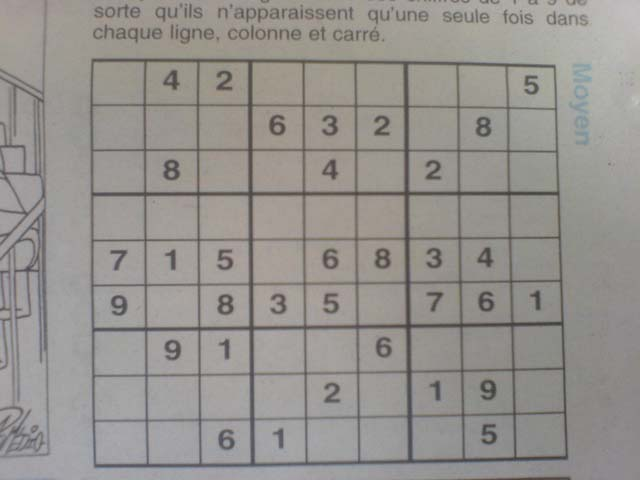
#> input picture images/image10.jpg, 640 x 480 px
$ python -i SudokuExtractor.py   (imports and definitions only)   (older library calls are emulated)
#> lines starting #> are read from the running program, lines starting #| are printed output that depends on the picture; after the words box and inside, x2 and y2 are one past the last pixel; in counts of white or black regions, pixels touching at a corner belong together
import numpy as np
import cv2
import operator
import numpy as np
from matplotlib import pyplot as plt
import warnings


# [8 lines left out: function plot_many_images, not called in this run]


def show_image(img):
    """Shows an image until any key is pressed"""
# [6 lines of commented-out code are left out]
    return img


def show_digits(digits, colour=255):
    """Shows list of 81 extracted digits in a grid format"""
    rows = []
    with_border = [cv2.copyMakeBorder(img.copy(), 1, 1, 1, 1, cv2.BORDER_CONSTANT, None, colour) for img in digits]
    for i in range(9):
        row = np.concatenate(with_border[i * 9:((i + 1) * 9)], axis=1)
        rows.append(row)
    img = show_image(np.concatenate(rows))
    return img


# [41 lines left out: functions convert_when_colour, display_points, display_rects, display_contours, not called in this run]


def pre_process_image(img, skip_dilate=False):
	"""Uses a blurring function, adaptive thresholding and dilation to expose the main features of an image."""

	# Gaussian blur with a kernal size (height, width) of 9.
	# Note that kernal sizes must be positive and odd and the kernel must be square.
	proc = cv2.GaussianBlur(img.copy(), (9, 9), 0)

	# Adaptive threshold using 11 nearest neighbour pixels
	proc = cv2.adaptiveThreshold(proc, 255, cv2.ADAPTIVE_THRESH_GAUSSIAN_C, cv2.THRESH_BINARY, 11, 2)

	# Invert colours, so gridlines have non-zero pixel values.
	# Necessary to dilate the image, otherwise will look like erosion instead.
	proc = cv2.bitwise_not(proc, proc)

	if not skip_dilate:
		# Dilate the image to increase the size of the grid lines.
		kernel = np.array([[0., 1., 0.], [1., 1., 1.], [0., 1., 0.]],np.uint8)
		proc = cv2.dilate(proc, kernel)

	return proc


def find_corners_of_largest_polygon(img):
	"""Finds the 4 extreme corners of the largest contour in the image."""
	opencv_version = cv2.__version__.split('.')[0]
	if opencv_version == '3':
		_, contours, h = cv2.findContours(img.copy(), cv2.RETR_EXTERNAL, cv2.CHAIN_APPROX_SIMPLE)  # Find contours
	else:
		contours, h = cv2.findContours(img.copy(), cv2.RETR_EXTERNAL, cv2.CHAIN_APPROX_SIMPLE)  # Find contours
	contours = sorted(contours, key=cv2.contourArea, reverse=True)  # Sort by area, descending
	polygon = contours[0]  # Largest image

	# Use of `operator.itemgetter` with `max` and `min` allows us to get the index of the point
	# Each point is an array of 1 coordinate, hence the [0] getter, then [0] or [1] used to get x and y respectively.

	# Bottom-right point has the largest (x + y) value
	# Top-left has point smallest (x + y) value
	# Bottom-left point has smallest (x - y) value
	# Top-right point has largest (x - y) value
	bottom_right, _ = max(enumerate([pt[0][0] + pt[0][1] for pt in polygon]), key=operator.itemgetter(1))
	top_left, _ = min(enumerate([pt[0][0] + pt[0][1] for pt in polygon]), key=operator.itemgetter(1))
	bottom_left, _ = min(enumerate([pt[0][0] - pt[0][1] for pt in polygon]), key=operator.itemgetter(1))
	top_right, _ = max(enumerate([pt[0][0] - pt[0][1] for pt in polygon]), key=operator.itemgetter(1))

	# Return an array of all 4 points using the indices
	# Each point is in its own array of one coordinate
	return [polygon[top_left][0], polygon[top_right][0], polygon[bottom_right][0], polygon[bottom_left][0]]


def distance_between(p1, p2):
	"""Returns the scalar distance between two points"""
	a = p2[0] - p1[0]
	b = p2[1] - p1[1]
	return np.sqrt((a ** 2) + (b ** 2))


def crop_and_warp(img, crop_rect):
	"""Crops and warps a rectangular section from an image into a square of similar size."""

	# Rectangle described by top left, top right, bottom right and bottom left points
	top_left, top_right, bottom_right, bottom_left = crop_rect[0], crop_rect[1], crop_rect[2], crop_rect[3]

	# Explicitly set the data type to float32 or `getPerspectiveTransform` will throw an error
	src = np.array([top_left, top_right, bottom_right, bottom_left], dtype='float32')

	# Get the longest side in the rectangle
	side = max([
		distance_between(bottom_right, top_right),
		distance_between(top_left, bottom_left),
		distance_between(bottom_right, bottom_left),
		distance_between(top_left, top_right)
	])

	# Describe a square with side of the calculated length, this is the new perspective we want to warp to
	dst = np.array([[0, 0], [side - 1, 0], [side - 1, side - 1], [0, side - 1]], dtype='float32')

	# Gets the transformation matrix for skewing the image to fit a square by comparing the 4 before and after points
	m = cv2.getPerspectiveTransform(src, dst)

	# Performs the transformation on the original image
	return cv2.warpPerspective(img, m, (int(side), int(side)))


def infer_grid(img):
	"""Infers 81 cell grid from a square image."""
	squares = []
	side = img.shape[:1]
	side = side[0] / 9

	# Note that we swap j and i here so the rectangles are stored in the list reading left-right instead of top-down.
	for j in range(9):
		for i in range(9):
			p1 = (i * side, j * side)  # Top left corner of a bounding box
			p2 = ((i + 1) * side, (j + 1) * side)  # Bottom right corner of bounding box
			squares.append((p1, p2))
	return squares


def cut_from_rect(img, rect):
	"""Cuts a rectangle from an image using the top left and bottom right points."""
	return img[int(rect[0][1]):int(rect[1][1]), int(rect[0][0]):int(rect[1][0])]


def scale_and_centre(img, size, margin=0, background=0):
	"""Scales and centres an image onto a new background square."""
	h, w = img.shape[:2]

	def centre_pad(length):
		"""Handles centering for a given length that may be odd or even."""
		if length % 2 == 0:
			side1 = int((size - length) / 2)
			side2 = side1
		else:
			side1 = int((size - length) / 2)
			side2 = side1 + 1
		return side1, side2

	def scale(r, x):
		return int(r * x)

	if h > w:
		t_pad = int(margin / 2)
		b_pad = t_pad
		ratio = (size - margin) / h
		w, h = scale(ratio, w), scale(ratio, h)
		l_pad, r_pad = centre_pad(w)
	else:
		l_pad = int(margin / 2)
		r_pad = l_pad
		ratio = (size - margin) / w
		w, h = scale(ratio, w), scale(ratio, h)
		t_pad, b_pad = centre_pad(h)

	img = cv2.resize(img, (w, h))
	img = cv2.copyMakeBorder(img, t_pad, b_pad, l_pad, r_pad, cv2.BORDER_CONSTANT, None, background)
	return cv2.resize(img, (size, size))


def find_largest_feature(inp_img, scan_tl=None, scan_br=None):
	"""
	Uses the fact the `floodFill` function returns a bounding box of the area it filled to find the biggest
	connected pixel structure in the image. Fills this structure in white, reducing the rest to black.
	"""
	img = inp_img.copy()  # Copy the image, leaving the original untouched
	height, width = img.shape[:2]

	max_area = 0
	seed_point = (None, None)

	if scan_tl is None:
		scan_tl = [0, 0]

	if scan_br is None:
		scan_br = [width, height]

	# Loop through the image
	for x in range(scan_tl[0], scan_br[0]):
		for y in range(scan_tl[1], scan_br[1]):
			# Only operate on light or white squares
			if img.item(y, x) == 255 and x < width and y < height:  # Note that .item() appears to take input as y, x
				area = cv2.floodFill(img, None, (x, y), 64)
				if area[0] > max_area:  # Gets the maximum bound area which should be the grid
					max_area = area[0]
					seed_point = (x, y)

	# Colour everything grey (compensates for features outside of our middle scanning range
	for x in range(width):
		for y in range(height):
			if img.item(y, x) == 255 and x < width and y < height:
				cv2.floodFill(img, None, (x, y), 64)

	mask = np.zeros((height + 2, width + 2), np.uint8)  # Mask that is 2 pixels bigger than the image

	# Highlight the main feature
	if all([p is not None for p in seed_point]):
		cv2.floodFill(img, mask, seed_point, 255)

	top, bottom, left, right = height, 0, width, 0

	for x in range(width):
		for y in range(height):
			if img.item(y, x) == 64:  # Hide anything that isn't the main feature
				cv2.floodFill(img, mask, (x, y), 0)

			# Find the bounding parameters
			if img.item(y, x) == 255:
				top = y if y < top else top
				bottom = y if y > bottom else bottom
				left = x if x < left else left
				right = x if x > right else right

	bbox = [[left, top], [right, bottom]]
	return img, np.array(bbox, dtype='float32'), seed_point


def extract_digit(img, rect, size):
	"""Extracts a digit (if one exists) from a Sudoku square."""

	digit = cut_from_rect(img, rect)  # Get the digit box from the whole square

	# Use fill feature finding to get the largest feature in middle of the box
	# Margin used to define an area in the middle we would expect to find a pixel belonging to the digit
	h, w = digit.shape[:2]
	margin = int(np.mean([h, w]) / 2.5)
	_, bbox, seed = find_largest_feature(digit, [margin, margin], [w - margin, h - margin])
	digit = cut_from_rect(digit, bbox)

	# Scale and pad the digit so that it fits a square of the digit size we're using for machine learning
	w = bbox[1][0] - bbox[0][0]
	h = bbox[1][1] - bbox[0][1]

	# Ignore any small bounding boxes
	if w > 0 and h > 0 and (w * h) > 100 and len(digit) > 0:
		return scale_and_centre(digit, size, 4)
	else:
		return np.zeros((size, size), np.uint8)


def get_digits(img, squares, size):
    """Extracts digits from their cells and builds an array"""
    digits = []
    img = pre_process_image(img.copy(), skip_dilate=True)
#    cv2.imshow('img', img)
    for square in squares:
        digits.append(extract_digit(img, square, size))
    return digits


def parse_grid(path):
#> called with path = 'images/image10.jpg'
    original = cv2.imread(path, cv2.IMREAD_GRAYSCALE)
    processed = pre_process_image(original)
#> in pre_process_image, `proc = cv2.adaptiveThreshold(proc, 255, cv2.ADAPTIVE_THRESH_GAUSSIAN_C..`:
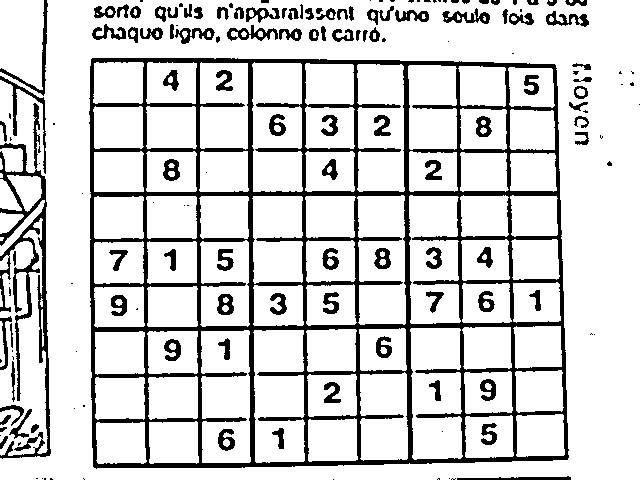
#> proc: shape (480, 640); 83.1% white; 162 black regions (61 under 20 px), largest, box (x1, y1, x2, y2) and area: (89, 58, 569, 469) 33386, (0, 103, 51, 459) 4172, (0, 76, 46, 174) 505
#> in pre_process_image, `proc = cv2.dilate(proc, kernel)`:
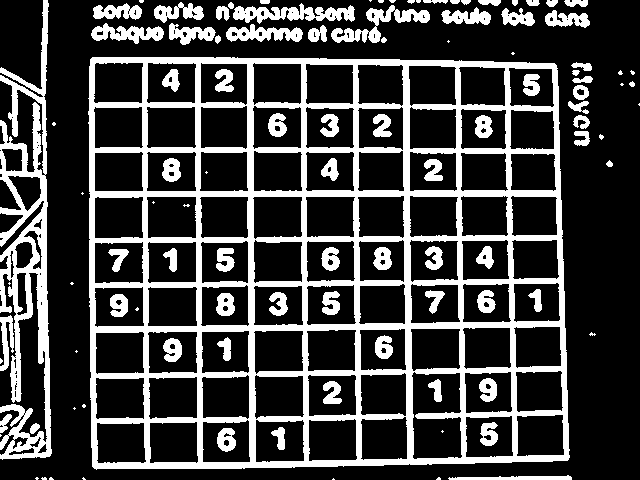
#> proc: shape (480, 640); 25.4% white; 106 white regions (33 under 20 px)

#    cv2.namedWindow('processed',cv2.WINDOW_AUTOSIZE)
#    processed_img = cv2.resize(processed, (500, 500))          # Resize image
#    cv2.imshow('processed', processed_img)

    corners = find_corners_of_largest_polygon(processed)
#> in find_corners_of_largest_polygon, `contours, h = cv2.findContours(img.copy(), cv2.RETR_EXTERNAL, cv2.CHAI..`: contours = 68 contours, 31 with area under 20; largest, box (x1, y1, x2, y2) and area: (88, 57, 570, 470) 192140, (0, 0, 52, 460) 10091, (233, 3, 355, 24) 1154, (331, 5, 430, 43) 1021, (226, 24, 303, 42) 757; h = 68 rows, first 6: [1, -1, -1, -1], [2, 0, -1, -1], [3, 1, -1, -1], [4, 2, -1, -1], [5, 3, -1, -1], [6, 4, -1, -1]
#> in find_corners_of_largest_polygon, `polygon = contours[0]`: polygon = contour of 168 points, box (x1, y1, x2, y2) (88, 57, 570, 470), area 192140
#> in find_corners_of_largest_polygon, `bottom_right, _ = max(enumerate([pt[0][0] + pt[0][1] for pt in polygon..`: bottom_right = 81
#> in find_corners_of_largest_polygon, `top_left, _ = min(enumerate([pt[0][0] + pt[0][1] for pt in polygon]), ..`: top_left = 0
#> in find_corners_of_largest_polygon, `bottom_left, _ = min(enumerate([pt[0][0] - pt[0][1] for pt in polygon]..`: bottom_left = 44
#> in find_corners_of_largest_polygon, `top_right, _ = max(enumerate([pt[0][0] - pt[0][1] for pt in polygon]),..`: top_right = 133
#> corners = [[92, 57], [556, 65], [567, 460], [92, 466]]
    cropped = crop_and_warp(original, corners)
#> in crop_and_warp, `top_left, top_right, bottom_right, bottom_left = crop_rect[0], crop_re..`: top_left = [92, 57]; top_right = [556, 65]; bottom_right = [567, 460]; bottom_left = [92, 466]
#> in crop_and_warp, `src = np.array([top_left, top_right, bottom_right, bottom_left], dtype..`: src = [[92, 57], [556, 65], [567, 460], [92, 466]]
#> in distance_between, `a = p2[0] - p1[0]`: a = -11
#> in distance_between, `b = p2[1] - p1[1]`: b = -395
#> in crop_and_warp, `side = max([ distance_between(bottom_right, top_right), distance_betwe..`: side = 475
#> in crop_and_warp, `dst = np.array([[0, 0], [side - 1, 0], [side - 1, side - 1], [0, side ..`: dst = [[0, 0], [474, 0], [474, 474], [0, 474]]
#> in crop_and_warp, `m = cv2.getPerspectiveTransform(src, dst)`: m = [[0.984, 2.04e-17, -90.5], [-0.0204, 1.18, -65.58], [-7.38e-05, 5.98e-05, 1]]
#> in crop_and_warp, `return cv2.warpPerspective(img, m, (int(side), int(side)))`:
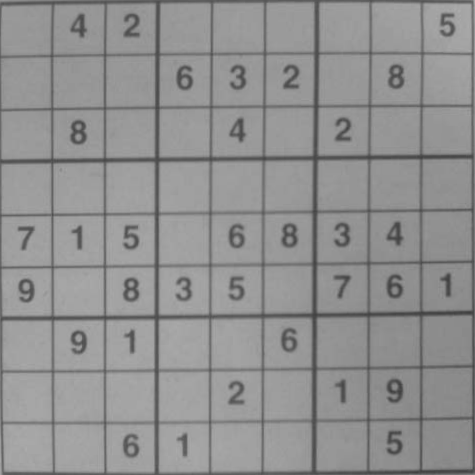
#> returned value: shape (475, 475); min 62, max 172, mean 144.3

#    cv2.namedWindow('cropped',cv2.WINDOW_AUTOSIZE)
#    cropped_img = cv2.resize(cropped, (500, 500))              # Resize image
#    cv2.imshow('cropped', cropped_img)

    squares = infer_grid(cropped)
#> squares = 81 items
#    print(squares)
    digits = get_digits(cropped, squares, 28)
#> call 2 of pre_process_image, with skip_dilate = True
#> in pre_process_image (call 2), `proc = cv2.adaptiveThreshold(proc, 255, cv2.ADAPTIVE_THRESH_GAUSSIAN_C..`:
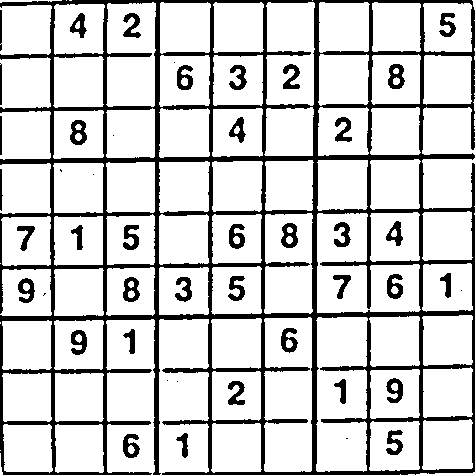
#> proc: shape (475, 475); 81.2% white; 47 black regions (9 under 20 px), largest, box (x1, y1, x2, y2) and area: (0, 0, 475, 475) 34672, (281, 223, 298, 248) 265, (388, 64, 405, 89) 264
#> the loop in get_digits, `for square in squares:` made 81 passes
#> (square, margin in extract_digit) on passes 1, 4, 5, 6, 7, 8, 10: (((0, 0), (52.78, 52.78)), 20), (((158.3, 0), (211.1, 52.78)), 21), (((211.1, 0), (263.9, 52.78)), 20), (((263.9, 0), (316.7, 52.78)), 21), (((316.7, 0), (369.4, 52.78)), 21), (((369.4, 0), (422.2, 52.78)), 21), (((0, 52.78), (52.78, 105.6)), 21)
#> pass 1, in extract_digit, `digit = cut_from_rect(img, rect)`:
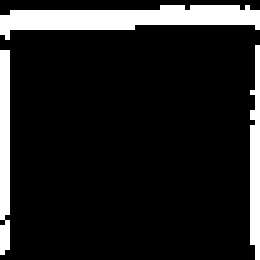
#> digit: shape (52, 52) (shown 5 times larger); 12.9% white; 3 white regions, box (x1, y1, x2, y2) and area: (0, 1, 52, 8) 201, (0, 10, 2, 51) 79, (50, 9, 52, 52) 70
#    print(digits)
    final_image = show_digits(digits)
#> the loop in show_digits, `for i in range(9):` made 9 passes
#> pass 1, in show_digits, `row = np.concatenate(with_border[i * 9:((i + 1) * 9)], axis=1)`:
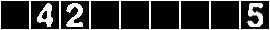
#> row: shape (30, 270); min 0, max 255, mean 53.6
#> in show_digits, `img = show_image(np.concatenate(rows))`:
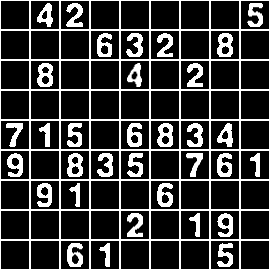
#> img: shape (270, 270); min 0, max 255, mean 57.5
    return final_image

# [4 lines left out: function extract_sudoku, not called in this run]

#if __name__ == '__main__':
#	main()

>>> result = parse_grid('images/image10.jpg')

$ run again, on images/image11.jpg
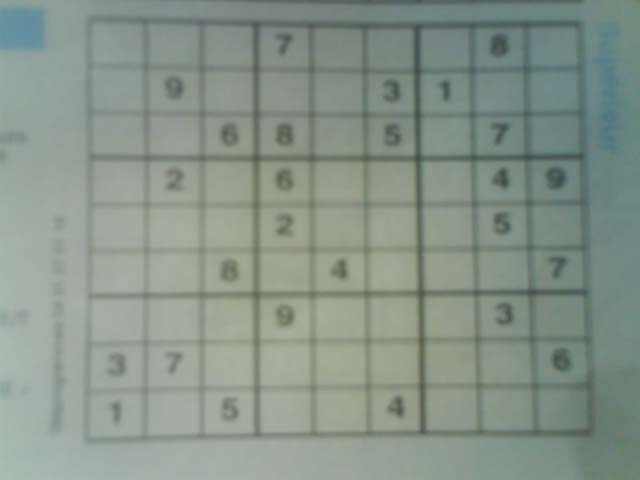
#> input picture images/image11.jpg, 640 x 480 px
#> in pre_process_image, `proc = cv2.dilate(proc, kernel)`:
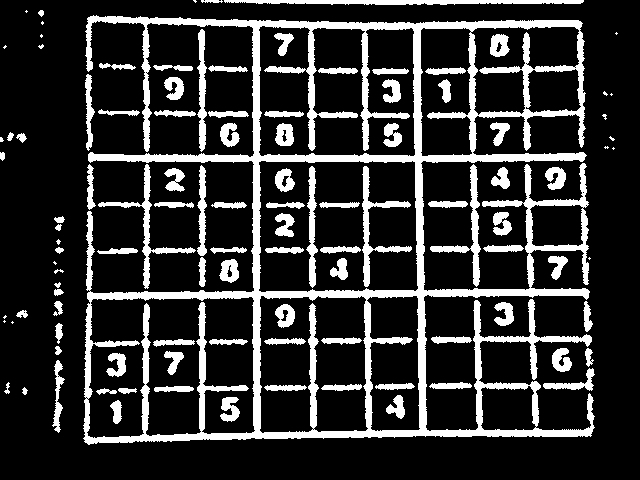
#> proc: shape (480, 640); 19.1% white; 110 white regions (20 under 20 px)
#> in find_corners_of_largest_polygon, `contours, h = cv2.findContours(img.copy(), cv2.RETR_EXTERNAL, cv2.CHAI..`: contours = 75 contours, 22 with area under 20; largest, box (x1, y1, x2, y2) and area: (83, 15, 595, 445) 127359, (224, 0, 584, 5) 1062, (98, 164, 196, 289) 872, (430, 164, 481, 287) 844, (197, 29, 207, 152) 611; h = 75 rows, first 6: [1, -1, -1, -1], [2, 0, -1, -1], [3, 1, -1, -1], [4, 2, -1, -1], [5, 3, -1, -1], [6, 4, -1, -1]
#> polygon = contour of 2287 points, box (x1, y1, x2, y2) (83, 15, 595, 445), area 127359
#> in find_corners_of_largest_polygon, `bottom_right, _ = max(enumerate([pt[0][0] + pt[0][1] for pt in polygon..`: bottom_right = 900
#> in find_corners_of_largest_polygon, `top_left, _ = min(enumerate([pt[0][0] + pt[0][1] for pt in polygon]), ..`: top_left = 4
#> in find_corners_of_largest_polygon, `bottom_left, _ = min(enumerate([pt[0][0] - pt[0][1] for pt in polygon]..`: bottom_left = 727
#> in find_corners_of_largest_polygon, `top_right, _ = max(enumerate([pt[0][0] - pt[0][1] for pt in polygon]),..`: top_right = 2100
#> corners = [[88, 17], [582, 23], [590, 436], [84, 441]]
#> in crop_and_warp, `top_left, top_right, bottom_right, bottom_left = crop_rect[0], crop_re..`: top_left = [88, 17]; top_right = [582, 23]; bottom_right = [590, 436]; bottom_left = [84, 441]
#> src = [[88, 17], [582, 23], [590, 436], [84, 441]]
#> a = -8
#> b = -413
#> in crop_and_warp, `side = max([ distance_between(bottom_right, top_right), distance_betwe..`: side = 506
#> dst = [[0, 0], [505, 0], [505, 505], [0, 505]]
#> m = [[0.992, 0.00936, -87.49], [-0.0148, 1.22, -19.37], [-5.25e-05, 5.76e-05, 1]]
#> squares = 81 items
#> the loop in get_digits, `for square in squares:` made 81 passes
#> square on passes 1, 2, 3, 5, 6: ((0, 0), (56.22, 56.22)), ((56.22, 0), (112.4, 56.22)), ((112.4, 0), (168.7, 56.22)), ((224.9, 0), (281.1, 56.22)), ((281.1, 0), (337.3, 56.22))
#> in show_digits, `img = show_image(np.concatenate(rows))`:
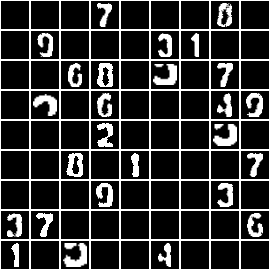
#> img: shape (270, 270); min 0, max 255, mean 52

$ run again, on images/image13.jpg
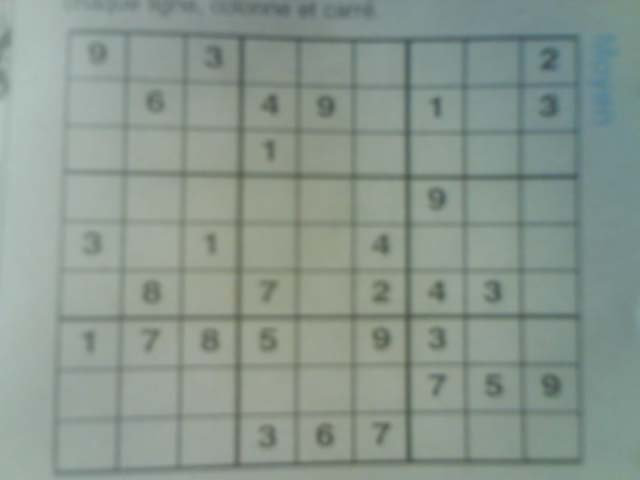
#> input picture images/image13.jpg, 640 x 480 px
#> in pre_process_image, `proc = cv2.dilate(proc, kernel)`:
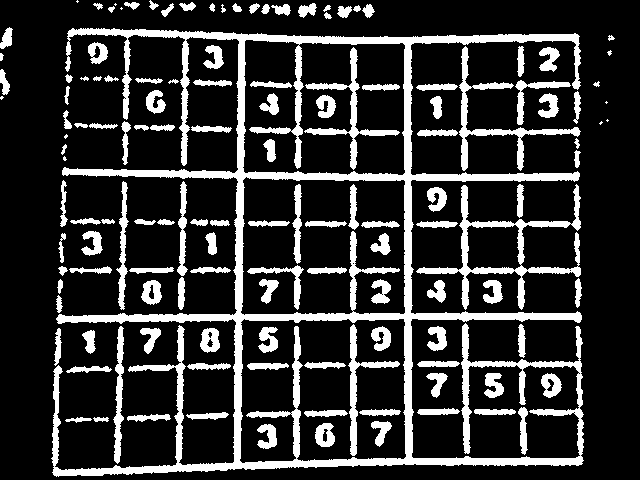
#> proc: shape (480, 640); 19.4% white; 137 white regions (10 under 20 px)
#> in find_corners_of_largest_polygon, `contours, h = cv2.findContours(img.copy(), cv2.RETR_EXTERNAL, cv2.CHAI..`: contours = 111 contours, 17 with area under 20; largest, box (x1, y1, x2, y2) and area: (51, 28, 584, 477) 88496, (416, 184, 581, 310) 4622, (459, 46, 581, 171) 1480, (113, 326, 124, 464) 670, (116, 181, 129, 310) 545; h = 111 rows, first 6: [1, -1, -1, -1], [2, 0, -1, -1], [3, 1, -1, -1], [4, 2, -1, -1], [5, 3, -1, -1], [6, 4, -1, -1]
#> polygon = contour of 2472 points, box (x1, y1, x2, y2) (51, 28, 584, 477), area 88496
#> in find_corners_of_largest_polygon, `bottom_right, _ = max(enumerate([pt[0][0] + pt[0][1] for pt in polygon..`: bottom_right = 1391
#> in find_corners_of_largest_polygon, `top_left, _ = min(enumerate([pt[0][0] + pt[0][1] for pt in polygon]), ..`: top_left = 2
#> in find_corners_of_largest_polygon, `bottom_left, _ = min(enumerate([pt[0][0] - pt[0][1] for pt in polygon]..`: bottom_left = 1181
#> in find_corners_of_largest_polygon, `top_right, _ = max(enumerate([pt[0][0] - pt[0][1] for pt in polygon]),..`: top_right = 2268
#> corners = [[69, 30], [579, 36], [581, 464], [53, 474]]
#> in crop_and_warp, `top_left, top_right, bottom_right, bottom_left = crop_rect[0], crop_re..`: top_left = [69, 30]; top_right = [579, 36]; bottom_right = [581, 464]; bottom_left = [53, 474]
#> src = [[69, 30], [579, 36], [581, 464], [53, 474]]
#> a = -2
#> b = -428
#> in crop_and_warp, `side = max([ distance_between(bottom_right, top_right), distance_betwe..`: side = 528.1
#> dst = [[0, 0], [527.1, 0], [527.1, 527.1], [0, 527.1]]
#> m = [[0.994, 0.0358, -69.67], [-0.0144, 1.23, -35.77], [-6.99e-05, 7.71e-05, 1]]
#> squares = 81 items
#> the loop in get_digits, `for square in squares:` made 81 passes
#> square on passes 2, 4, 5, 6, 7: ((58.67, 0), (117.3, 58.67)), ((176, 0), (234.7, 58.67)), ((234.7, 0), (293.3, 58.67)), ((293.3, 0), (352, 58.67)), ((352, 0), (410.7, 58.67))
#> in show_digits, `img = show_image(np.concatenate(rows))`:
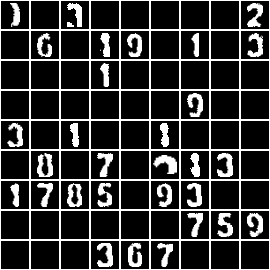
#> img: shape (270, 270); min 0, max 255, mean 52.5
